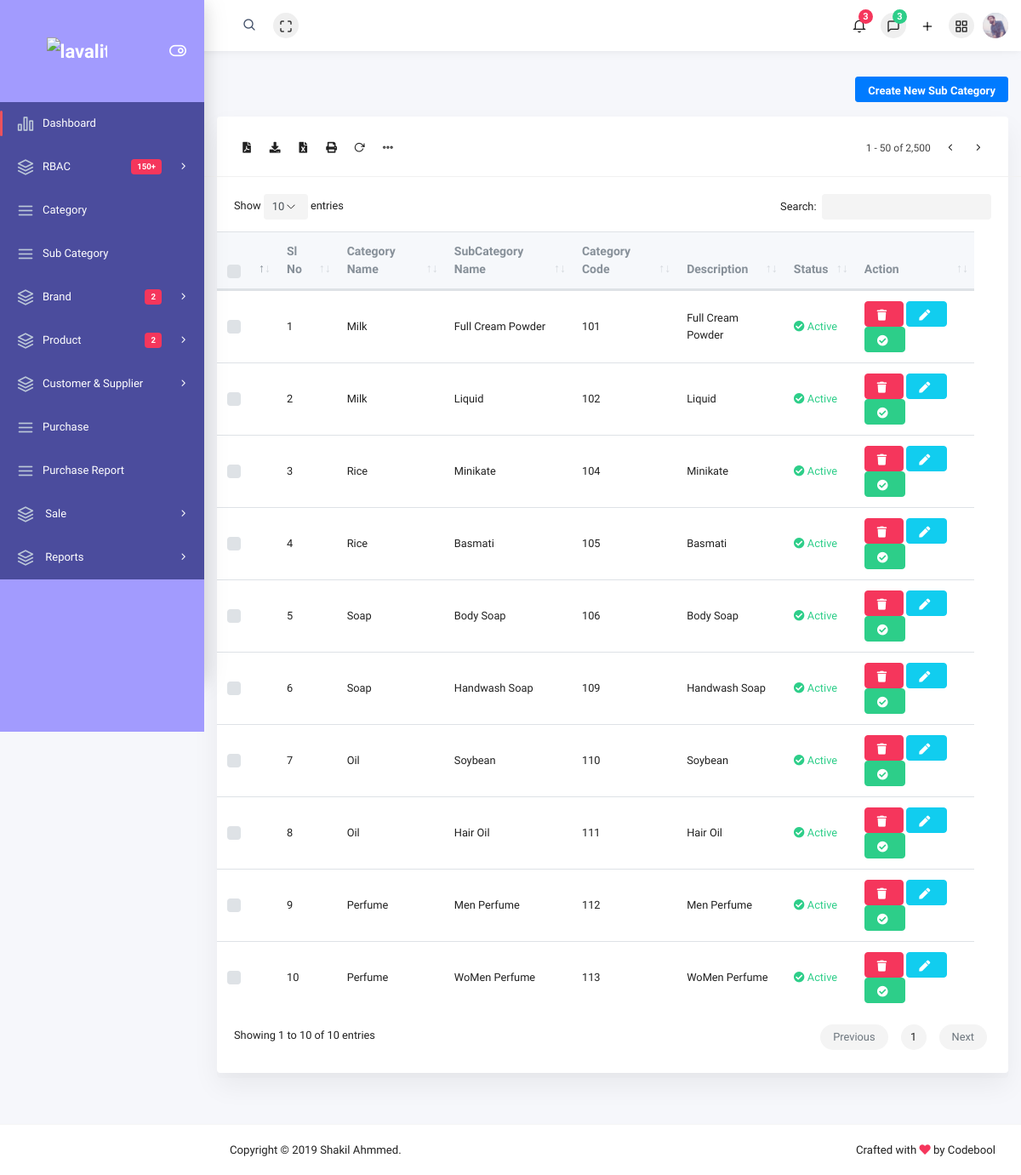
Page /backend/sub_category (signed in) on the committed database.
### backend/models.py (models this page shows)
class SubCategory(models.Model):
    category_name = models.ForeignKey(Category, on_delete=models.CASCADE,default=1)
    sub_category_name = models.CharField(max_length=50, unique=True)
    sub_category_code = models.IntegerField(unique=True)
    sub_category_description = models.TextField()
    sub_category_status = models.CharField(max_length=20)
    created_at = models.DateTimeField(auto_now_add=True)
    updated_at = models.DateTimeField(auto_now=True)

class Category(models.Model):
    category_name = models.CharField(max_length=50, unique=True)
    category_code = models.IntegerField(unique=True)
    category_description = models.TextField()
    category_status = models.CharField(max_length=20)
    created_at = models.DateTimeField(auto_now_add=True)
    updated_at = models.DateTimeField(auto_now=True)
    def __str__(self):
        return self.category_name

### backend/sub_category_views.py (the view)
# urls.py: path('sub_category', sub_category_views.sub_category, name="sub_category"),
@login_required
def sub_category(request):
    sub_category_data = SubCategory.objects.all()
    if request.method == 'POST':
        form = SubCategoryForm(request.POST)
        if form.is_valid():
            form.save()
            messages.success(request, 'Sub Category Added Successfully')
            return HttpResponseRedirect(reverse('sub_category'))
    else:
        form = SubCategoryForm()
    context = {
        'form': form,
        'sub_category_data': sub_category_data
    }
    return render(request, 'backend/Subcategory/sub_category.html', context)

### backend/forms/sub_category.py
class SubCategoryForm(forms.ModelForm):
    class Meta:
        model = SubCategory
        fields = "__all__"
        choices = (('Active', 'Active'), ('Inactive', 'Inactive'))
        category = Category.objects.all()
        widgets = {
            'category_name': forms.Select(choices=category, attrs={'class': 'form-control'}),
            'sub_category_name': forms.TextInput(attrs={'class': 'form-control'}),
            'sub_category_code': forms.NumberInput(attrs={'class': 'form-control'}),
            'sub_category_description': forms.Textarea(attrs={'class': 'form-control'}),
            'sub_category_status': forms.Select(choices=choices, attrs={'class': 'form-control'})
        }

### pos_section/context_processors.py (called while the page is built)
def cart(request):
    return {'cart': Cart(request)}

### templates/backend/Subcategory/sub_category.html (shortened to what this page needs)
{% extends 'backend/index.html' %}
{% block maincontent %}
<div class="main-content">
                        <button type="button" class="pop_up btn btn-primary btn-sm" data-toggle="modal" data-target="#exampleModal">
                         Create New Sub Category
                        </button>
                       <div class="card custom_card_table">
                            <div class="card-header row">
                                <div class="col col-sm-3">
                                    <div class="card-options d-inline-block">
                                        <a href="{% url 'sub_category_pdf' %}" target="_blank"><i class="fa fa-file-pdf"></i></a>
                                        <a href="{% url 'sub_category_pdf_download' %}" target="_blank"><i class="fa fa-download"></i></a>
                                        <a href="{% url 'sub_export_data_csv' %}"><i class="fa fa-file-excel"></i></a>
                                        <a href="#" id="print"><i class="fa fa-print" ></i></a>
                                        <a href="{% url 'sub_category' %}"><i class="ik ik-rotate-cw"></i></a>
                                        <div class="dropdown d-inline-block">
                                            <a class="nav-link dropdown-toggle" href="#" id="moreDropdown" role="button" data-toggle="dropdown" aria-haspopup="true" aria-expanded="false"><i class="ik ik-more-horizontal"></i></a>
                                        </div>
                                    </div>
                                </div>
                                <div class="col col-sm-6">
                                </div>
                                <div class="col col-sm-3">
                                    <div class="card-options text-right">
                                        <span class="mr-5" id="top">1 - 50 of 2,500</span>
                                        <a href="#"><i class="ik ik-chevron-left"></i></a>
                                        <a href="#"><i class="ik ik-chevron-right"></i></a>
                                    </div>
                                </div>
                            </div>
                            <div class="card-body">
                                <table id="advanced_table" class="table" style="width: 100% !important;">
                                    <thead>
                                        <tr>
                                            <th class="nosort" width="10">
                                                <label class="custom-control custom-checkbox m-0">
                                                    <span class="custom-control-label">&nbsp;</span>
                                                </label>
                                            </th>
                                            <th>Sl No</th>
                                            <th>Category Name</th>
                                            <th>SubCategory Name</th>
                                            <th>Category Code</th>
                                            <th>Description</th>
                                            <th>Status</th>
                                            <th>Action</th>
                                        </tr>
                                    </thead>
                                    <tbody>
                                    {% for sub_category_data_value in sub_category_data%}
                                        <tr>
                                            <td>
                                                <label class="custom-control custom-checkbox">
                                                    <span class="custom-control-label">&nbsp;</span>
                                                </label>
                                            </td>
                                            <td>{{forloop.counter}}</td>
                                            <td>{{sub_category_data_value.category_name}}</td>
                                            <td>{{sub_category_data_value.sub_category_name}}</td>
                                            <td>{{sub_category_data_value.sub_category_code}}</td>
                                            <td>{{sub_category_data_value.sub_category_description | slice:"20"}}</td>
                                            <td>
                                                {% if sub_category_data_value.sub_category_status == 'Active'  %}
                                                    <span class="text-success"><i class="fa fa-check-circle"></i>&nbsp;{{sub_category_data_value.sub_category_status}}</span>
                                                {% else %}
                                                    <span class="text-danger"><i class="fa fa-times-circle"></i>&nbsp;{{sub_category_data_value.sub_category_status}}</span>
                                                {% endif %}
                                            </td>
                                            <td>
                                                <a href="{% url 'sub_category_delete' sub_category_data_value.pk %}">
                                                    <button class="btn btn-danger trash"><i class="fa fa-trash"></i></button>
                                                </a>
                                                <a href="{% url 'sub_category_edit' sub_category_data_value.pk %}">
                                                    <button class="btn btn-info"><i class="fa fa-pen"></i></button>
                                                </a>
                                                <a href="{% url 'sub_category_status'  sub_category_data_value.pk %}">
                                                {% if sub_category_data_value.category_status == 'Active'  %}
                                                     <button class="btn btn-warning"><i class="fa fa-times-circle"></i></button>
                                                {% else %}
                                                    <button class="btn btn-success"><i class="fa fa-check-circle"></i></button>
                                                {% endif %}
                                                </a>
                                            </td>
                                        </tr>
                                    {% endfor %}
                                    </tbody>
                                </table>
                            </div>
                        </div>
                </div>
{% endblock maincontent %}

### rows in the picture
SubCategory: category_name "Milk", sub_category_name "Full Cream Powder", sub_category_code "101", sub_category_description "Full Cream Powder", sub_category_status "Active"
SubCategory: category_name "Milk", sub_category_name "Liquid", sub_category_code "102", sub_category_description "Liquid", sub_category_status "Active"
SubCategory: category_name "Rice", sub_category_name "Minikate", sub_category_code "104", sub_category_description "Minikate", sub_category_status "Active"
SubCategory: category_name "Rice", sub_category_name "Basmati", sub_category_code "105", sub_category_description "Basmati", sub_category_status "Active"
SubCategory: category_name "Soap", sub_category_name "Body Soap", sub_category_code "106", sub_category_description "Body Soap", sub_category_status "Active"
SubCategory: category_name "Soap", sub_category_name "Handwash Soap", sub_category_code "109", sub_category_description "Handwash Soap", sub_category_status "Active"
SubCategory: category_name "Oil", sub_category_name "Soybean", sub_category_code "110", sub_category_description "Soybean", sub_category_status "Active"
SubCategory: category_name "Oil", sub_category_name "Hair Oil", sub_category_code "111", sub_category_description "Hair Oil", sub_category_status "Active"
SubCategory: category_name "Perfume", sub_category_name "Men Perfume", sub_category_code "112", sub_category_description "Men Perfume", sub_category_status "Active"
SubCategory: category_name "Perfume", sub_category_name "WoMen Perfume", sub_category_code "113", sub_category_description "WoMen Perfume", sub_category_status "Active"
